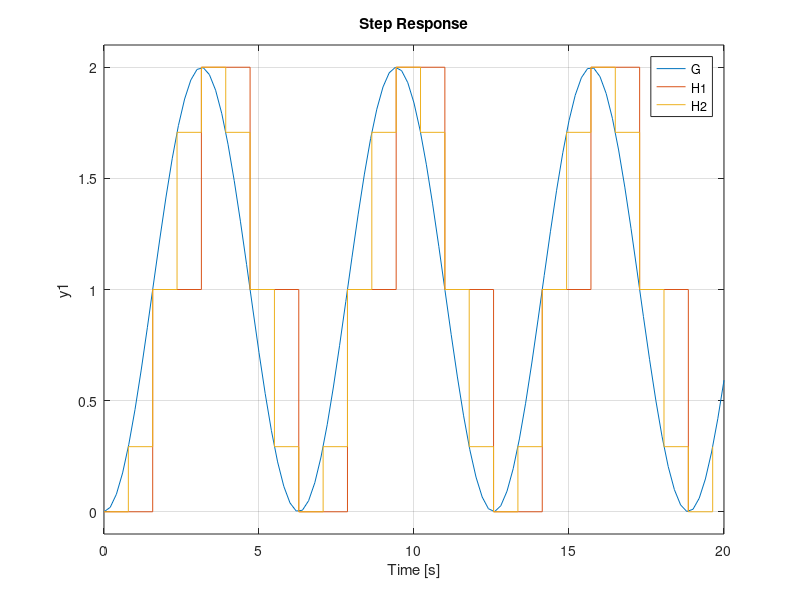

MATLAB code to generate this figure:
% 2.3
Phi = [0.5 -0.2; 0 0]; % Define system matrices
Gamma = [2; 1];
C = [1 0];
D = 0;
H = ss(Phi,Gamma,C,D,1); % Define discrete-time model
zpk(H) % Calculate pulse transfer function

% 2.4 b
s = zpk('s');
G = 1/s^3;
H01 = c2d(G,0.1) % For h = 0.1
H1 = c2d(G,1) % For h = 1

% 2.6
A = [0 1 ; -1 0]; % Define system matrices
B = [0 ; 1];
C = [1 0];
D = 0;
G = ss(A,B,C,D) % Define continuous-time system
H1 = c2d(G,pi/2); % Sample the oscillator
H2 = c2d(G,pi/4);
step(G,H1,H2,20) % Plot the step response of all systems until 20 s

% 2.7
G = tf([1],[1 3 2 0]);
G = ss(G);
H = c2d(G,1);
tf(H)